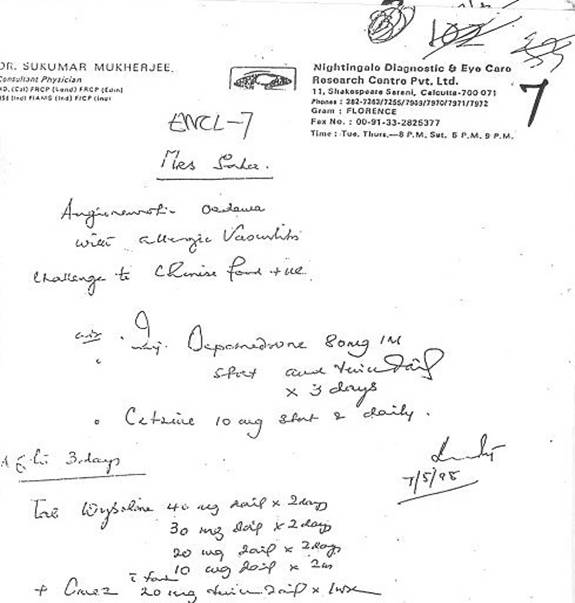
#> input picture images/image20.jpg, 575 x 603 px
$ python vert.py   (Python 2 division)   (older library calls are emulated)
#> lines starting #> are read from the running program, lines starting #| are printed output that depends on the picture; after the words box and inside, x2 and y2 are one past the last pixel; in counts of white or black regions, pixels touching at a corner belong together

"""import cv2
import numpy as np


image = cv2.imread('image20.jpg',0)


retval, img = cv2.threshold(image,170,255,cv2.THRESH_BINARY_INV)


painty = np.zeros(img.shape,np.uint8)
cv2.Zero(cv2.fromarray(painty))
h = [0]*image.shape[0]
for y in range(image.shape[0]):
	for x in range(image.shape[1]):
		s = cv2.Get2D(cv2.cv.fromarray(img),y,x)
		if s[0] == 0:
			h[y] += 1
for y in range(image.shape(0)):
	for x in range(h[y]):
		cv2.Set2D(cv2.fromarray(painty),y,x,(255,255,255,0))
cv2.imshow('painty',painty)
cv2.waitKey(0)"""
import scipy
import numpy as np
import cv2
import matplotlib.pyplot as plt
def mareHistogram(img):
	#//col or row histogram?=
    sz=img.shape[0]
    mhist = np.zeros([1, sz], dtype="uint8")
    maxi=-1
    inn=-1
    for i in range(sz):
        data=img[i,:]
        v=cv2.countNonZero(data)
        mhist[0,i]=v
        if(v>maxi):
            maxi=v
            inn=i

        #data=np.array([1,sz[i]])

	histo=np.zeros((sz , maxi),dtype="uint8")
	#plt.imshow(histo,aspect="auto")
	#plt.show()
	for i in range(sz):
		for j in range(mhist[0,i]):
			histo[i,j]=(255)
    return histo


img=cv2.imread('images/image20.jpg')
#> img is the input picture: shape (603, 575, 3); min 0, max 255, mean 245.7
cv2.imshow("Display_Window" , img)
cv2.waitKey(1000)
cv2.destroyAllWindows()
gray_img=cv2.cvtColor(img , cv2.COLOR_BGR2GRAY)
_,th1=cv2.threshold(gray_img , 127 , 255 , cv2.THRESH_BINARY)
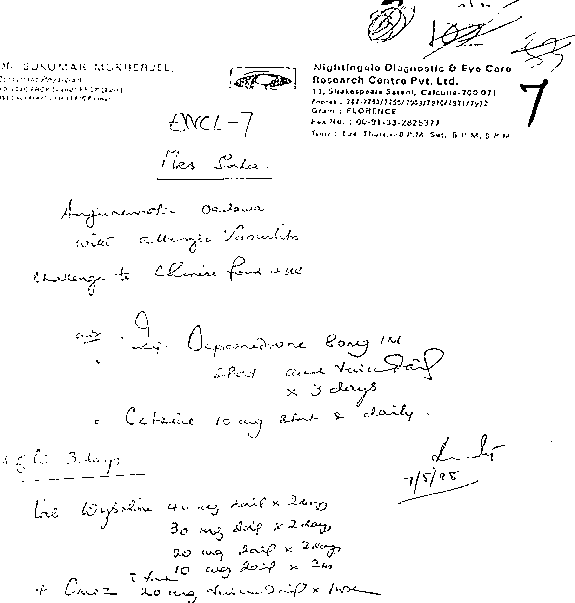
#> th1: shape (603, 575); 97.2% white; black in thin lines or dots
_,th2=cv2.threshold(gray_img , 0 , 255 , cv2.THRESH_BINARY+cv2.THRESH_OTSU)
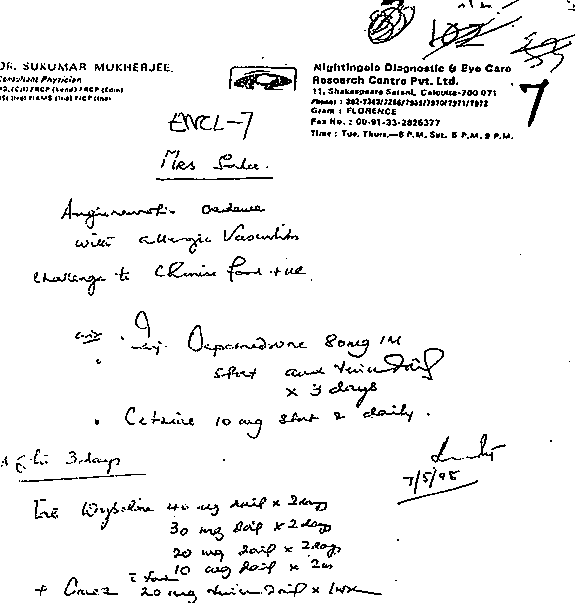
#> th2: shape (603, 575); 94.7% white; black in thin lines or dots
blur1=cv2.GaussianBlur(gray_img , (5,5),0,0)
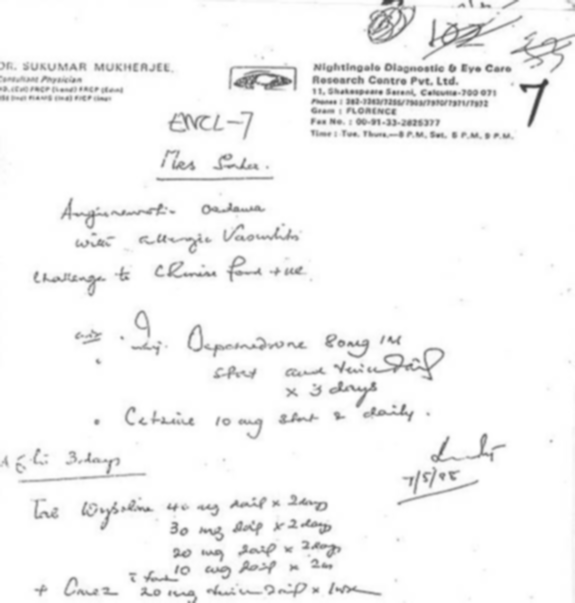
#> blur1: shape (603, 575); min 57, max 255, mean 245.7
_,ret=cv2.threshold(blur1 , 0 , 255 , cv2.THRESH_BINARY+cv2.THRESH_OTSU)
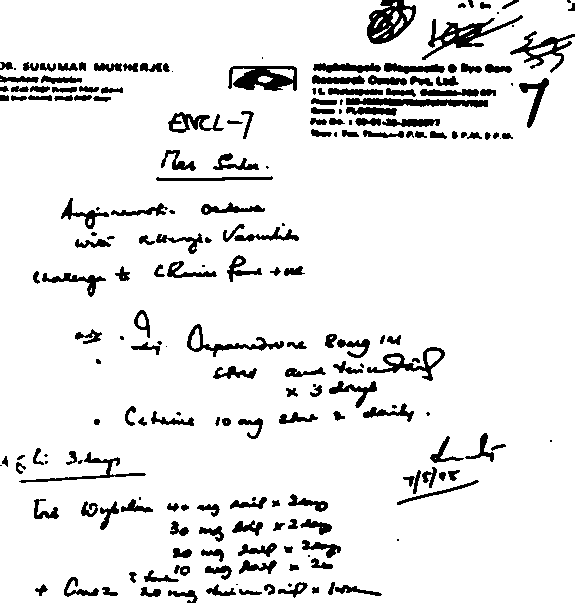
#> ret: shape (603, 575); 91% white; 211 black regions (37 under 20 px), largest, box (x1, y1, x2, y2) and area: (367, 0, 416, 44) 1168, (228, 66, 297, 91) 1113, (422, 15, 523, 60) 1106
# [6 lines of commented-out code are left out]

edge=cv2.Canny(ret,50,150,3)
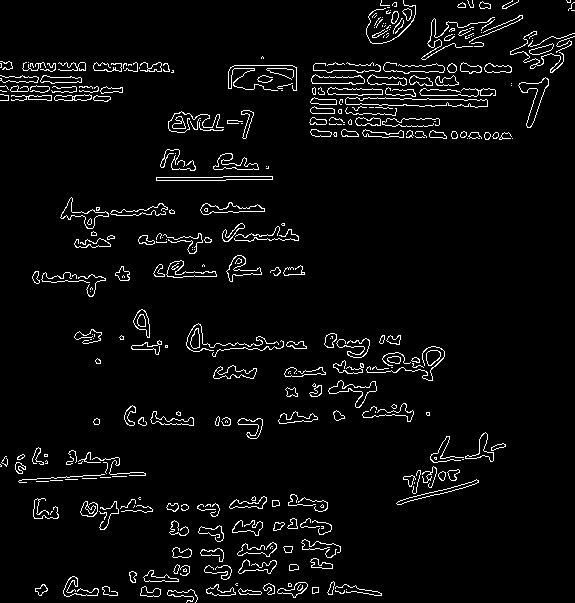
#> edge: shape (603, 575); 4.3% white in thin lines or dots
vHisto=mareHistogram(edge)
#> the loop in mareHistogram, `for i in range(sz):` made 603 passes
#> (v, maxi) on passes 1, 2, 3, 6, 23, 47, 64, 66: (8, 8), (10, 10), (21, 21), (32, 32), (36, 36), (46, 46), (119, 119), (169, 169)
#> v on passes 4, 5, 7, 8, 9, 10: 21, 18, 19, 25, 21, 15
#> after the loop in mareHistogram, `for i in range(sz):`:
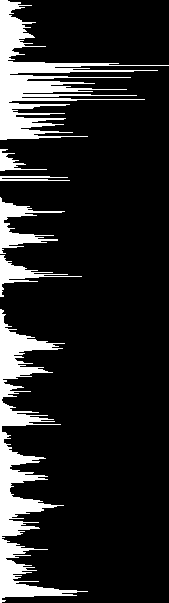
#> histo: shape (603, 169); 14.7% white; 6 white regions, box (x1, y1, x2, y2) and area: (0, 309, 88, 603) 6715, (0, 0, 169, 140) 5854, (0, 197, 65, 254) 1121, (0, 255, 82, 297) 731, (0, 149, 47, 171) 305, (0, 176, 70, 181) 238
#> after the loop in mareHistogram, `for i in range(sz):`: inn = 65; maxi = 169
st=False
beg=0
count=0
list1= []
for i in range(vHisto.shape[0]):
    for j in range(vHisto.shape[1]):
        count+=1
        pixel=vHisto[i,j]
        if(pixel==0):
            if(st==False):
                if(j>15):
                    st=True
                    beg=i
                    tup1 = (beg,)
                else:
                    break
            else:
                if(j<15):
                    end=i
                    if((end - beg)>10):
                    	tup2 = (end,)
                    	tup3 = tup1 + tup2
                    	list1.append(tup3)
                    st=False
                    break
#> after the loop, beg = 581; count = 60062; list1 = [(17, 48), (62, 74), (75, 101), (112, 139), (205, 217), (233, 245), (266, 279), (332, 355), (356, 379), (411, 426), (452, 465), (470, 483), (497, 517), (521, 536), (543, 554), (563, 574), (581, 597)]; tup1 = (581,)
for i in range(len(list1)):
	print (list1[i])
#> this loop made 17 passes
#| (17, 48)
#| (62, 74)
#| (75, 101)
#| (112, 139)
#| (205, 217)
#| (233, 245)
#| (266, 279)
#| (332, 355)
#> (further printed lines are left out)

#cv2.namedWindow("Gray Image" , WINDOW_AUTOSIZE);
cv2.imshow("abc" , vHisto)
cv2.imshow("Gray Image",edge)
cv2.imshow("abc2",vHisto)
cv2.waitKey(0)
cv2.destroyAllWindows()

$ run again, with images/image21.jpg copied over images/image20.jpg
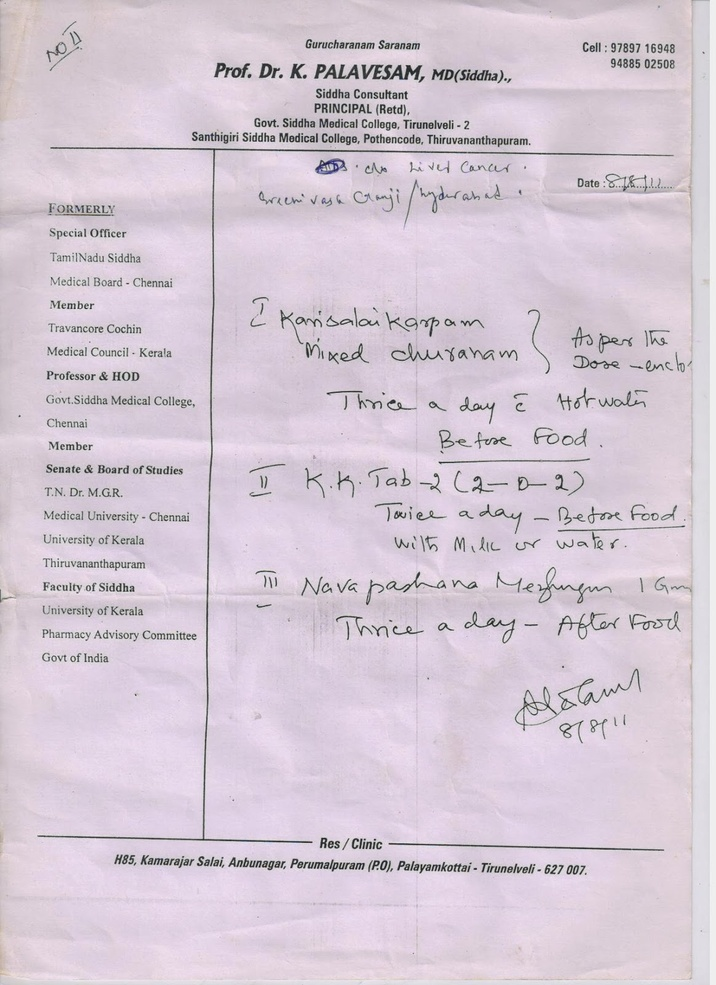
#> input picture images/image21.jpg, 716 x 985 px, shrunk from 1164 x 1600 before the run
#> img is the input picture: shape (985, 716, 3); mean B, G, R 213.5, 201, 213.3
#> `_,th1=cv2.threshold(gray_img , 127 , 255 , cv2.THRESH_BINARY)`:
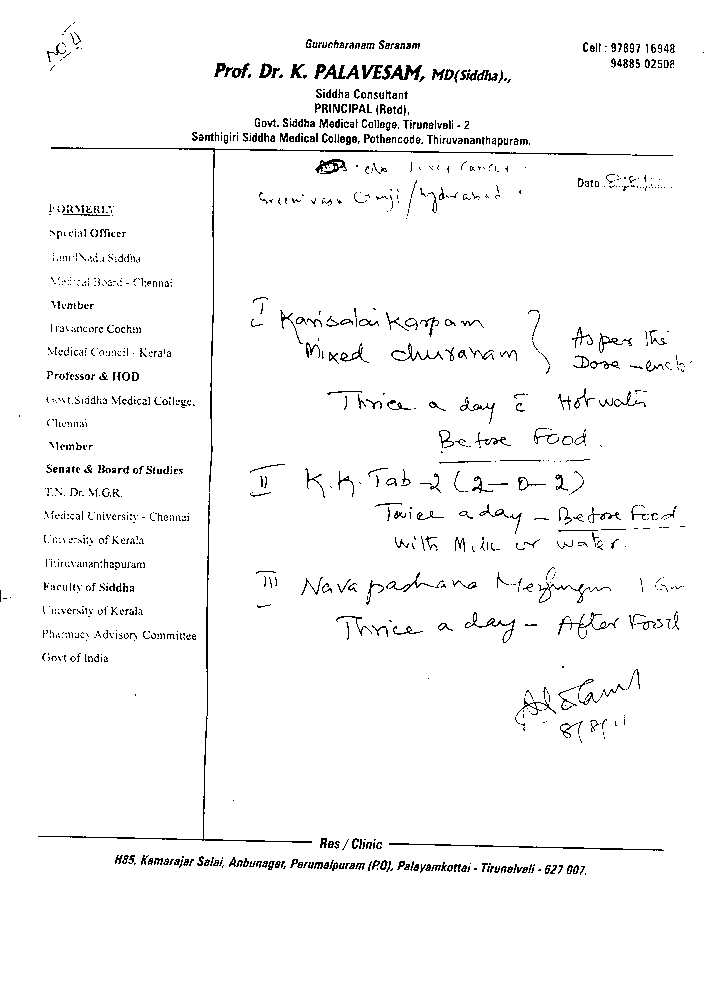
#> th1: shape (985, 716); 96.9% white; black in thin lines or dots, all inside (x1, y1, x2, y2) = (0, 22, 704, 875)
#> th2: shape (985, 716); 95.6% white; black in thin lines or dots
#> ret: shape (985, 716); 92.3% white; 300 black regions (53 under 20 px), largest, box (x1, y1, x2, y2) and area: (38, 146, 673, 844) 5033, (388, 842, 664, 851) 859, (431, 68, 512, 84) 844
#> edge: shape (985, 716); 3.5% white in thin lines or dots, all inside (x1, y1, x2, y2) = (0, 0, 705, 875)
#> the loop in mareHistogram, `for i in range(sz):` made 985 passes
#> (v, maxi) on passes 1, 2, 3, 40, 41, 42, 49, 69: (7, 7), (10, 10), (12, 12), (15, 15), (20, 20), (86, 86), (89, 89), (104, 104)
#> after the loop in mareHistogram, `for i in range(sz):`:
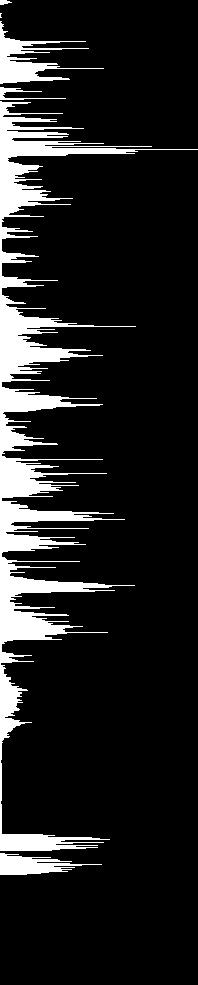
#> histo: shape (985, 198); 12.7% white; 6 white regions (1 under 20 px), largest, box (x1, y1, x2, y2) and area: (0, 101, 198, 851) 21464, (0, 21, 104, 84) 1857, (0, 853, 102, 875) 1126, (0, 87, 66, 100) 223, (0, 0, 12, 5) 41
#> after the loop in mareHistogram, `for i in range(sz):`: inn = 149; maxi = 198
#> after the loop `for i in range(vHisto.shape[0]):`: beg = 856; count = 98661; list1 = [(40, 54), (61, 83), (141, 157), (163, 182), (183, 212), (307, 374), (389, 412), (432, 446), (458, 497), (504, 522), (535, 551), (577, 597), (611, 640), (686, 711), (834, 851), (856, 875)]; tup1 = (856,)
#> the loop `for i in range(len(list1)):` made 16 passes
#| (40, 54)
#| (61, 83)
#| (141, 157)
#| (163, 182)
#| (183, 212)
#> (further printed lines are left out)

$ run again, with images/image22.jpg copied over images/image20.jpg
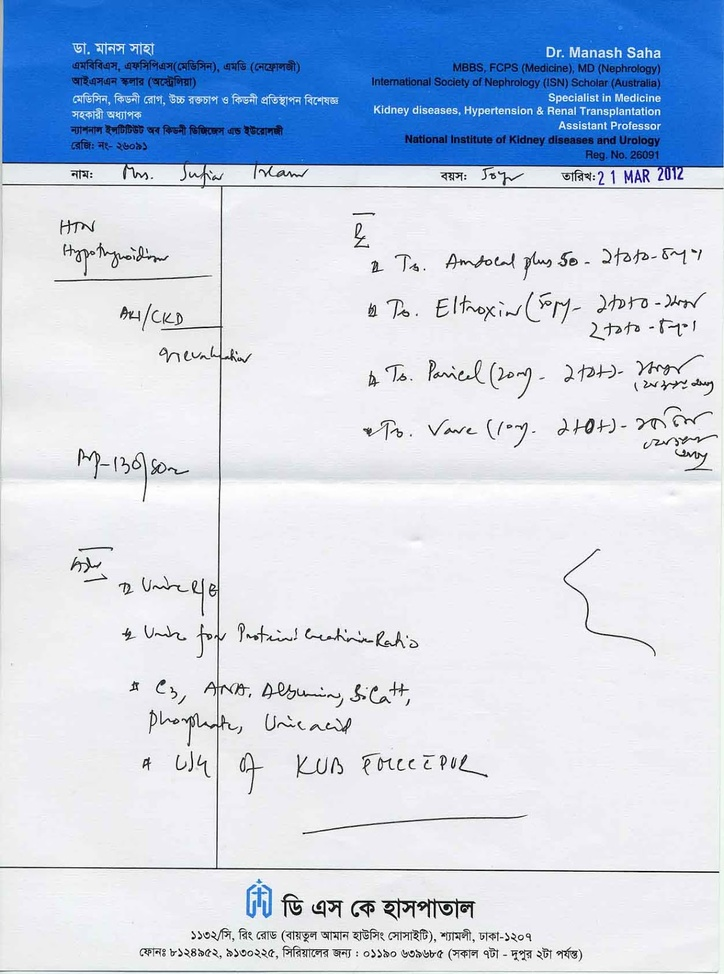
#> input picture images/image22.jpg, 724 x 974 px, shrunk from 1189 x 1600 before the run
#> img is the input picture: shape (974, 724, 3); mean B, G, R 230.3, 210.2, 197.3
#> th1: shape (974, 724); 81.3% white; 508 black regions (307 under 20 px), largest, box (x1, y1, x2, y2) and area: (0, 0, 724, 873) 117527, (417, 899, 475, 919) 427, (303, 816, 524, 834) 302
#> th2: shape (974, 724); 80.4% white; 341 black regions (123 under 20 px), largest, box (x1, y1, x2, y2) and area: (0, 0, 724, 873) 120355, (417, 898, 476, 919) 479, (302, 815, 527, 834) 380
#> ret: shape (974, 724); 79.7% white; 284 black regions (72 under 20 px), largest, box (x1, y1, x2, y2) and area: (0, 0, 724, 664) 121425, (0, 672, 719, 873) 1976, (382, 899, 475, 920) 1000
#> `edge=cv2.Canny(ret,50,150,3)`:
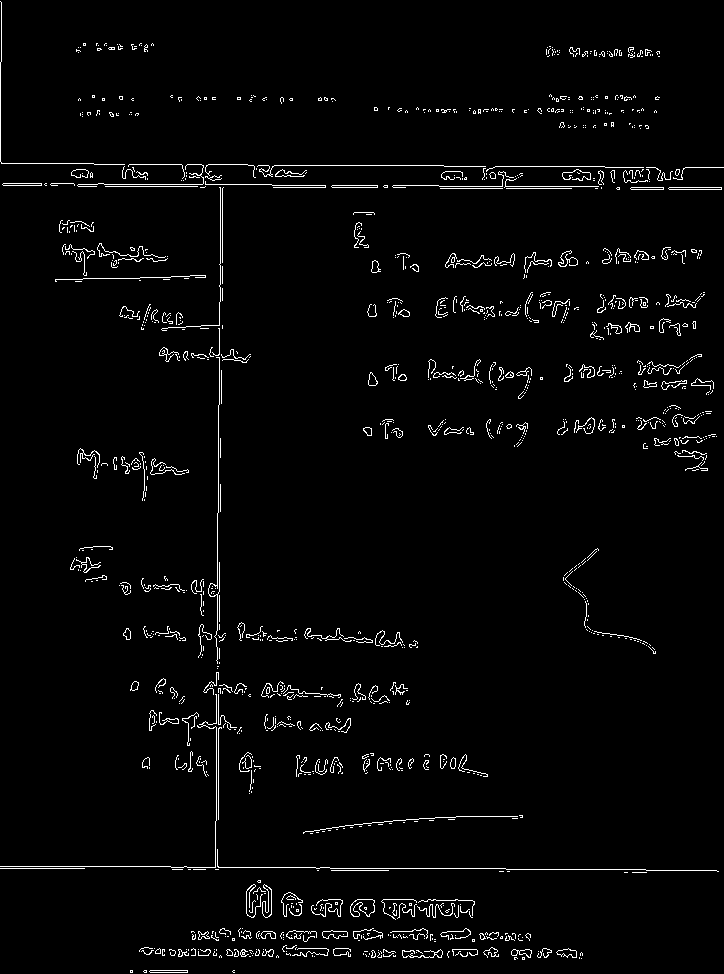
#> edge: shape (974, 724); 2.6% white in thin lines or dots
#> the loop in mareHistogram, `for i in range(sz):` made 974 passes
#> (v, maxi) on passes 1, 2, 44, 45, 46, 48, 49, 50: (0, 0), (1, 1), (11, 11), (14, 14), (16, 16), (24, 24), (25, 25), (39, 39)
#> after the loop in mareHistogram, `for i in range(sz):`:
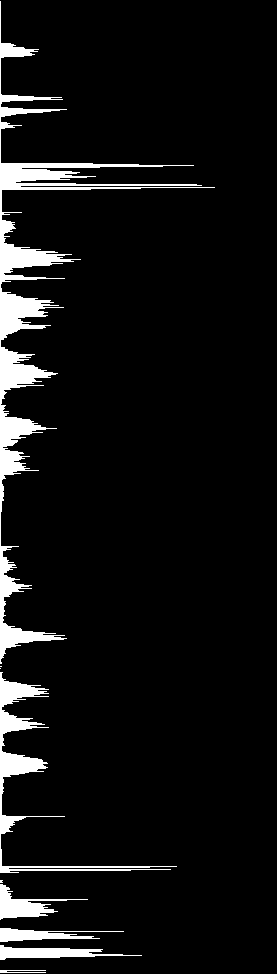
#> histo: shape (974, 277); 6.5% white; 9 white regions (3 under 20 px), largest, box (x1, y1, x2, y2) and area: (0, 1, 215, 664) 11417, (0, 672, 177, 873) 3270, (0, 884, 88, 920) 1038, (0, 945, 142, 960) 1008, (0, 928, 124, 942) 805, (0, 970, 46, 973) 99
#> after the loop in mareHistogram, `for i in range(sz):`: inn = 186; maxi = 277
#> after the loop `for i in range(vHisto.shape[0]):`: beg = 972; count = 97377; list1 = [(163, 190), (247, 268), (294, 332), (352, 363), (364, 388), (417, 439), (628, 647), (682, 700), (716, 731), (754, 775), (899, 918), (929, 941)]; tup1 = (972,)
#> the loop `for i in range(len(list1)):` made 12 passes
#| (163, 190)
#| (247, 268)
#| (294, 332)
#| (352, 363)
#| (364, 388)
#> (further printed lines are left out)

$ run again, with images/image23.jpg copied over images/image20.jpg
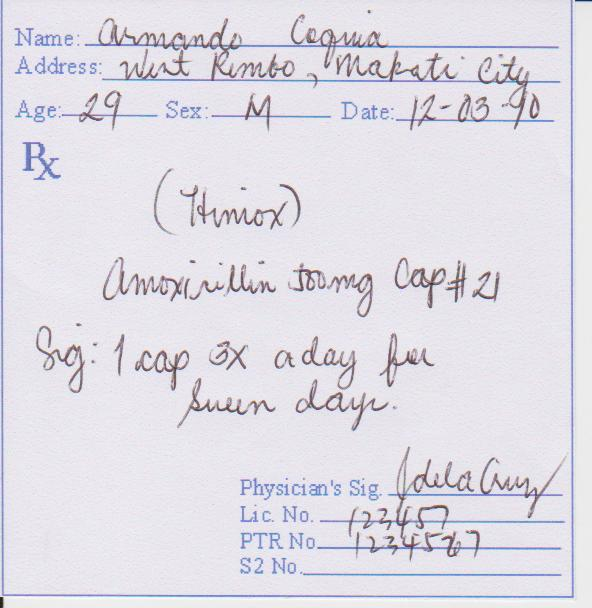
#> input picture images/image23.jpg, 592 x 608 px
#> img is the input picture: shape (608, 592, 3); mean B, G, R 229.7, 221.3, 223.9
#> `_,th1=cv2.threshold(gray_img , 127 , 255 , cv2.THRESH_BINARY)`:
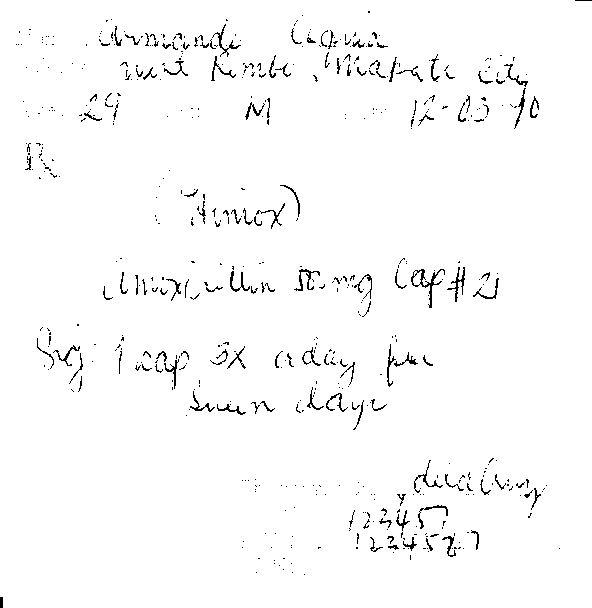
#> th1: shape (608, 592); 97.9% white; black in thin lines or dots
#> th2: shape (608, 592); 92.1% white; black in thin lines or dots
#> ret: shape (608, 592); 88.5% white; 83 black regions (16 under 20 px), largest, box (x1, y1, x2, y2) and area: (85, 14, 560, 130) 10518, (317, 447, 565, 561) 5777, (0, 0, 592, 608) 5092
#> edge: shape (608, 592); 5.3% white in thin lines or dots
#> the loop in mareHistogram, `for i in range(sz):` made 608 passes
#> (v, maxi) on passes 1, 2, 3, 28, 31, 32, 33, 34: (2, 2), (5, 5), (20, 20), (26, 26), (28, 28), (39, 39), (50, 50), (57, 57)
#> after the loop in mareHistogram, `for i in range(sz):`:
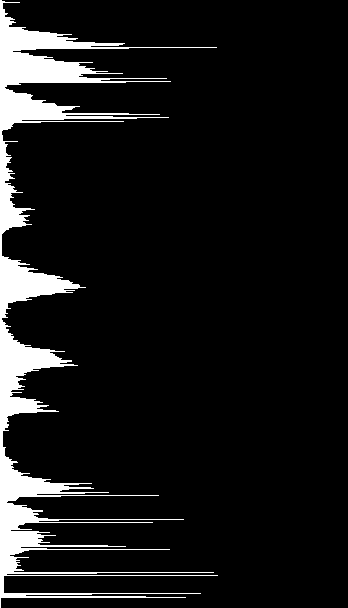
#> histo: shape (608, 348); 9% white; 1 white region, box (x1, y1, x2, y2) and area: (0, 0, 218, 608) 18987
#> after the loop in mareHistogram, `for i in range(sz):`: inn = 594; maxi = 348
#> after the loop `for i in range(vHisto.shape[0]):`: beg = 593; count = 115765; list1 = [(27, 51), (52, 85), (93, 123), (208, 227), (260, 302), (340, 390), (397, 414), (470, 501), (505, 530), (531, 555), (557, 571)]; tup1 = (593,)
#> the loop `for i in range(len(list1)):` made 11 passes
#| (27, 51)
#| (52, 85)
#| (93, 123)
#| (208, 227)
#| (260, 302)
#> (further printed lines are left out)
